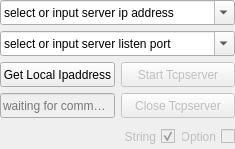
<?xml version="1.0" encoding="UTF-8"?>
<ui version="4.0">
 <class>TcpServerModuleA</class>
 <widget class="QFrame" name="TcpServerModuleA">
  <property name="geometry">
   <rect>
    <x>0</x>
    <y>0</y>
    <width>235</width>
    <height>149</height>
   </rect>
  </property>
  <property name="windowTitle">
   <string>Frame</string>
  </property>
  <layout class="QGridLayout" name="gridLayout" columnstretch="1,1,1,1">
   <property name="leftMargin">
    <number>0</number>
   </property>
   <property name="topMargin">
    <number>0</number>
   </property>
   <property name="rightMargin">
    <number>0</number>
   </property>
   <property name="bottomMargin">
    <number>0</number>
   </property>
   <item row="1" column="0" colspan="4">
    <widget class="QComboBox" name="comboBox_2">
     <property name="sizePolicy">
      <sizepolicy hsizetype="Minimum" vsizetype="Minimum">
       <horstretch>0</horstretch>
       <verstretch>0</verstretch>
      </sizepolicy>
     </property>
     <property name="minimumSize">
      <size>
       <width>0</width>
       <height>25</height>
      </size>
     </property>
     <property name="maximumSize">
      <size>
       <width>16777215</width>
       <height>25</height>
      </size>
     </property>
     <property name="editable">
      <bool>true</bool>
     </property>
     <item>
      <property name="text">
       <string>select or input server listen port</string>
      </property>
     </item>
    </widget>
   </item>
   <item row="2" column="2" colspan="2">
    <widget class="QPushButton" name="pushButton_3">
     <property name="enabled">
      <bool>false</bool>
     </property>
     <property name="sizePolicy">
      <sizepolicy hsizetype="Minimum" vsizetype="Minimum">
       <horstretch>0</horstretch>
       <verstretch>0</verstretch>
      </sizepolicy>
     </property>
     <property name="minimumSize">
      <size>
       <width>50</width>
       <height>25</height>
      </size>
     </property>
     <property name="maximumSize">
      <size>
       <width>500</width>
       <height>25</height>
      </size>
     </property>
     <property name="text">
      <string>Start Tcpserver</string>
     </property>
    </widget>
   </item>
   <item row="0" column="0" colspan="4">
    <widget class="QComboBox" name="comboBox">
     <property name="sizePolicy">
      <sizepolicy hsizetype="Minimum" vsizetype="Minimum">
       <horstretch>0</horstretch>
       <verstretch>0</verstretch>
      </sizepolicy>
     </property>
     <property name="minimumSize">
      <size>
       <width>0</width>
       <height>25</height>
      </size>
     </property>
     <property name="maximumSize">
      <size>
       <width>16777215</width>
       <height>25</height>
      </size>
     </property>
     <property name="editable">
      <bool>true</bool>
     </property>
     <property name="currentText">
      <string>select or input server ip address</string>
     </property>
     <property name="currentIndex">
      <number>0</number>
     </property>
     <item>
      <property name="text">
       <string>select or input server ip address</string>
      </property>
     </item>
    </widget>
   </item>
   <item row="3" column="2" colspan="2">
    <widget class="QPushButton" name="pushButton_4">
     <property name="enabled">
      <bool>false</bool>
     </property>
     <property name="sizePolicy">
      <sizepolicy hsizetype="Minimum" vsizetype="Minimum">
       <horstretch>0</horstretch>
       <verstretch>0</verstretch>
      </sizepolicy>
     </property>
     <property name="minimumSize">
      <size>
       <width>50</width>
       <height>25</height>
      </size>
     </property>
     <property name="maximumSize">
      <size>
       <width>500</width>
       <height>25</height>
      </size>
     </property>
     <property name="text">
      <string>Close Tcpserver</string>
     </property>
    </widget>
   </item>
   <item row="4" column="3">
    <widget class="QCheckBox" name="checkBox_2">
     <property name="enabled">
      <bool>false</bool>
     </property>
     <property name="sizePolicy">
      <sizepolicy hsizetype="Minimum" vsizetype="Minimum">
       <horstretch>0</horstretch>
       <verstretch>0</verstretch>
      </sizepolicy>
     </property>
     <property name="minimumSize">
      <size>
       <width>50</width>
       <height>25</height>
      </size>
     </property>
     <property name="maximumSize">
      <size>
       <width>16777215</width>
       <height>25</height>
      </size>
     </property>
     <property name="layoutDirection">
      <enum>Qt::RightToLeft</enum>
     </property>
     <property name="text">
      <string>Option</string>
     </property>
    </widget>
   </item>
   <item row="4" column="2">
    <widget class="QCheckBox" name="checkBox">
     <property name="enabled">
      <bool>false</bool>
     </property>
     <property name="sizePolicy">
      <sizepolicy hsizetype="Minimum" vsizetype="Minimum">
       <horstretch>0</horstretch>
       <verstretch>0</verstretch>
      </sizepolicy>
     </property>
     <property name="minimumSize">
      <size>
       <width>50</width>
       <height>25</height>
      </size>
     </property>
     <property name="maximumSize">
      <size>
       <width>16777215</width>
       <height>25</height>
      </size>
     </property>
     <property name="layoutDirection">
      <enum>Qt::RightToLeft</enum>
     </property>
     <property name="text">
      <string>String</string>
     </property>
     <property name="checked">
      <bool>true</bool>
     </property>
    </widget>
   </item>
   <item row="2" column="0" colspan="2">
    <widget class="QPushButton" name="pushButton_2">
     <property name="sizePolicy">
      <sizepolicy hsizetype="Minimum" vsizetype="Minimum">
       <horstretch>0</horstretch>
       <verstretch>0</verstretch>
      </sizepolicy>
     </property>
     <property name="minimumSize">
      <size>
       <width>50</width>
       <height>25</height>
      </size>
     </property>
     <property name="maximumSize">
      <size>
       <width>500</width>
       <height>25</height>
      </size>
     </property>
     <property name="text">
      <string>Get Local Ipaddress</string>
     </property>
    </widget>
   </item>
   <item row="3" column="0" colspan="2">
    <widget class="QLineEdit" name="lineEdit_2">
     <property name="enabled">
      <bool>false</bool>
     </property>
     <property name="sizePolicy">
      <sizepolicy hsizetype="Expanding" vsizetype="Minimum">
       <horstretch>0</horstretch>
       <verstretch>0</verstretch>
      </sizepolicy>
     </property>
     <property name="minimumSize">
      <size>
       <width>50</width>
       <height>25</height>
      </size>
     </property>
     <property name="maximumSize">
      <size>
       <width>16777215</width>
       <height>25</height>
      </size>
     </property>
     <property name="placeholderText">
      <string>waiting for command ...</string>
     </property>
    </widget>
   </item>
  </layout>
 </widget>
 <resources/>
 <connections/>
</ui>
